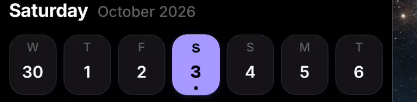
#> input picture mobile/assets/image.png, 417 x 102 px
$ python remove_bg.py mobile/assets/image.png mobile/assets/body_3d_anatomy.png
#> lines starting #> are read from the running program, lines starting #| are printed output that depends on the picture
from PIL import Image
import math

def remove_black_bg(input_path, output_path):
#> called with input_path = 'mobile/assets/image.png', output_path = 'mobile/assets/body_3d_anatomy.png'
    img = Image.open(input_path).convert("RGBA")
#> img is the input picture: PIL image 417x102 RGBA; mean R, G, B, A 27, 25.1, 33.9, 255
    pixels = img.load()
    width, height = img.size
#> width = 417; height = 102

    for y in range(height):
        for x in range(width):
            r, g, b, a = pixels[x, y]
            # Calculate luminance or just max rgb
            max_val = max(r, g, b)
            if max_val < 5:
                pixels[x, y] = (0, 0, 0, 0)
            else:
                # Smooth alpha transition for anti-aliasing
                # If the pixel is dark, make it partially transparent
                # This prevents hard black edges
                if max_val < 100:
                    alpha = int((max_val / 100.0) * 255)
                    # We also want to boost the color so it doesn't look dark
                    # but simple alpha scaling is usually enough
                    pixels[x, y] = (r, g, b, min(a, alpha))

    img.save(output_path, "PNG")
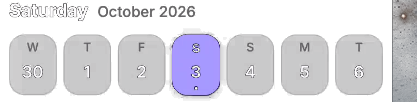
#> saved as body_3d_anatomy.png: PIL image 417x102 RGBA; mean R, G, B, A 26.6, 25, 33.3, 54.7; transparent parts drawn white

if __name__ == "__main__":
    import sys
    remove_black_bg(sys.argv[1], sys.argv[2])
    print("Done")
